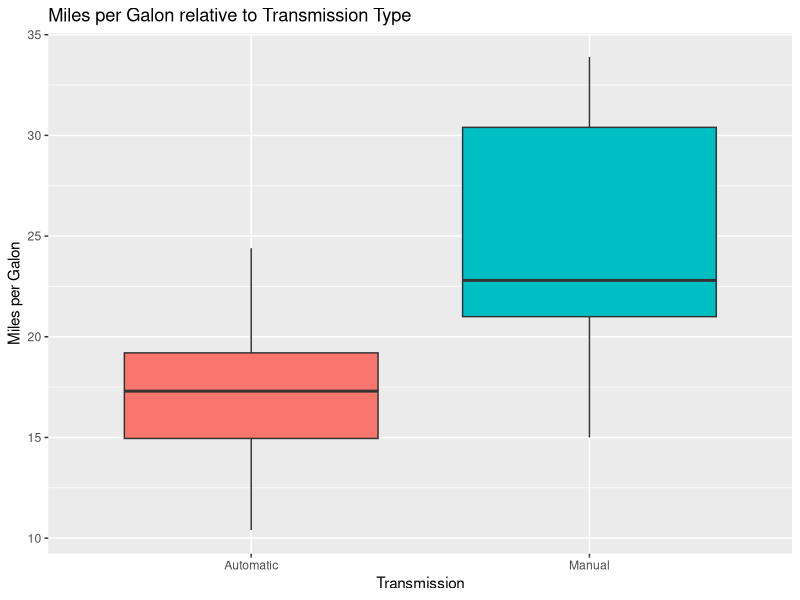
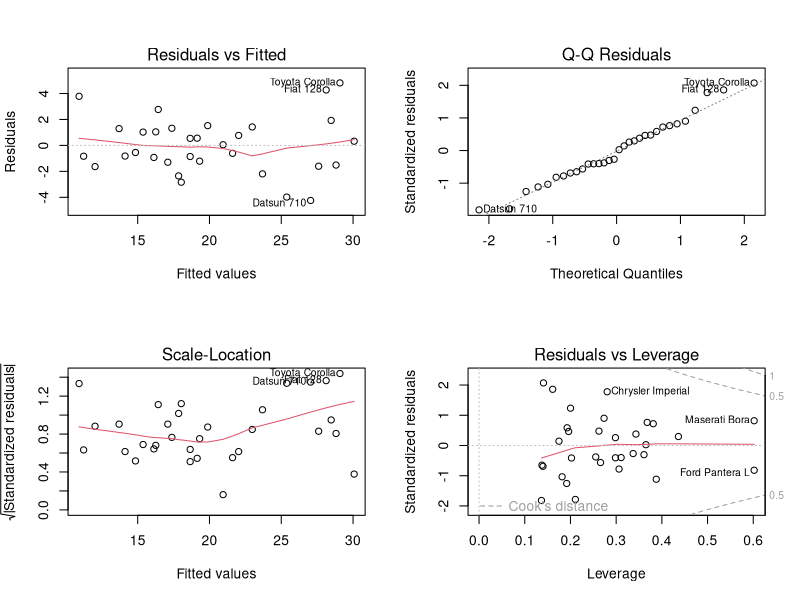

The R script that drew these images, in order:
## ---- chunk 1
library(ggplot2)
## ---- chunk 2
# Loading the dataset
data(mtcars)
# Showing the first 5 rows in dataset
head(mtcars)
## ---- chunk 3
# Transform some variables from numeric type to factor
# Engine ('vs') and Transmision ('am')  (are binomial)
# Cylinders ('cyl'), Gears ('gear') and Carburetors ('carb')

mtcars$cyl <- factor(mtcars$cyl)
mtcars$carb <- factor(mtcars$carb)
mtcars$vs <- factor(mtcars$vs)
mtcars$gear <- factor(mtcars$gear)
# For more understanding, I'll change 0 and 1 to "Automatic" and "Manual"
mtcars$am <- factor(mtcars$am, labels=c("Automatic","Manual"))
## ---- chunk 4
summary(mtcars)
## ---- chunk 5
automaticMean <- mean(mtcars$mpg[mtcars$am=="Automatic"])
manualMean <- mean(mtcars$mpg[mtcars$am=="Manual"])
data.frame(automatic = automaticMean, 
           manual = manualMean, 
           difference = manualMean - automaticMean)
## ---- chunk 6
lm1 <- lm(mpg ~ am, data = mtcars)
summary(lm1)
## ---- chunk 7
# I am interested more in analysis of variance than making a linear model. 
# The 'aov' wrapper function helps
analysis <- aov(mpg ~ ., data = mtcars)
summary(analysis)
## ---- chunk 8
lm2 <- lm(mpg ~ cyl*am + disp + wt + hp, data = mtcars)
summary(lm2)
## ---- chunk 9
lm3 <- lm(mpg ~ cyl + disp + wt + hp + am, data = mtcars)

anova(lm1, lm2, lm3)
## ---- chunk 10
plot1 <- ggplot(data=mtcars,
                aes(x=am, y=mpg))
plot1 <- plot1 + geom_boxplot(aes(fill=am))
plot1 <- plot1 + labs(title="Miles per Galon relative to Transmission Type",
                      x="Transmission",
                      y="Miles per Galon")
plot1 <- plot1 + theme(legend.position = "none")
plot1
## ---- chunk 11
par(mfrow = c(2, 2))
plot(lm2)
